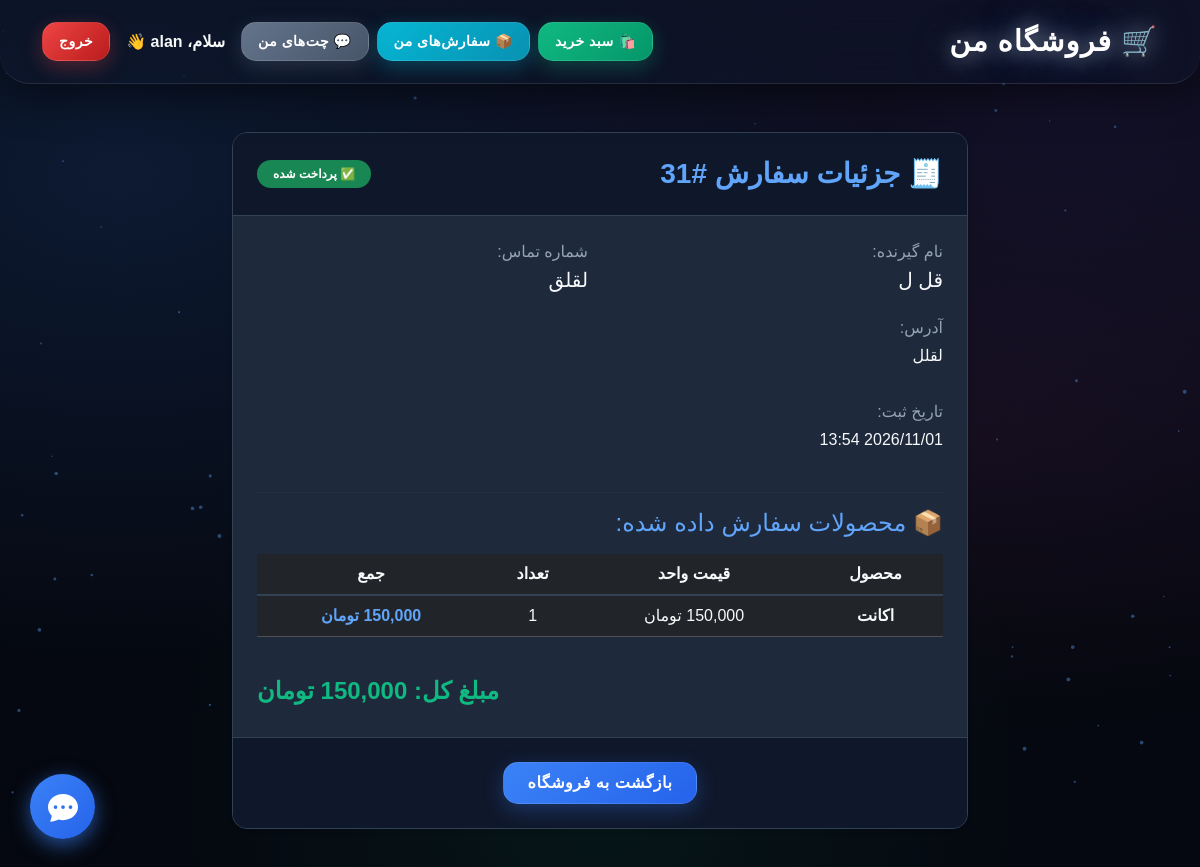
/payment/result/31/ (signed in), run on the app's committed database.
### store/models.py (models this page shows, shortened)
class Order(models.Model):
    user = models.ForeignKey(User, on_delete=models.SET_NULL, null=True, blank=True, verbose_name='کاربر')
    first_name = models.CharField(max_length=50, verbose_name='نام')
    last_name = models.CharField(max_length=50, verbose_name='نام خانوادگی')
    phone = models.CharField(max_length=15, verbose_name='شماره تماس')
    address = models.TextField(verbose_name='آدرس')
    extra_info = models.CharField(max_length=255, blank=True, null=True, verbose_name='اطلاعات اضافی سفارش')
    created = models.DateTimeField(auto_now_add=True, verbose_name='تاریخ ثبت')
    updated = models.DateTimeField(auto_now=True)
    paid = models.BooleanField(default=False, verbose_name='پرداخت شده')
    authority = models.CharField(max_length=255, blank=True, null=True, verbose_name='شناسه پرداخت')
    amount_sent = models.DecimalField(max_digits=12, decimal_places=0, blank=True, null=True, verbose_name='مبلغ ارسالی (ریال)')
    class Meta:
        ordering = ('-created',)
        verbose_name = 'سفارش'
        verbose_name_plural = 'سفارش‌ها'
    def get_total_cost(self): return sum(item.get_cost() for item in self.items.all())

class OrderItem(models.Model):
    order = models.ForeignKey(Order, related_name='items', on_delete=models.CASCADE, verbose_name='سفارش')
    product = models.ForeignKey(Product, related_name='order_items', on_delete=models.CASCADE, verbose_name='محصول')
    price = models.DecimalField(max_digits=10, decimal_places=2, verbose_name='قیمت')
    quantity = models.PositiveIntegerField(default=1, verbose_name='تعداد')
    class Meta:
        verbose_name = 'آیتم سفارش'
        verbose_name_plural = 'آیتم‌های سفارش'
    def get_cost(self): return self.price * self.quantity

class Product(models.Model):
    category = models.ForeignKey(Category, related_name='products', on_delete=models.CASCADE)
    name = models.CharField(max_length=200, db_index=True)
    slug = models.SlugField(max_length=200, db_index=True)
    image = models.ImageField(upload_to='products/%Y/%m/%d', blank=True)
    description = models.TextField(blank=True)
    extra_info_label = models.CharField(max_length=100, blank=True, null=True, verbose_name='برچسب اطلاعات اضافی')
    price = models.DecimalField(max_digits=10, decimal_places=2)
    stock = models.PositiveIntegerField(default=0)
    available = models.BooleanField(default=True)
    created = models.DateTimeField(auto_now_add=True)
    updated = models.DateTimeField(auto_now=True)
    class Meta:
        ordering = ('name',)
        verbose_name = 'محصول'
        verbose_name_plural = 'محصولات'
        indexes = [models.Index(fields=['id', 'slug'])]

### store/views.py (the view)
# urls.py: path('payment/result/<int:order_id>/', views.payment_result, name='payment_result'),
@login_required
def payment_result(request, order_id):
    order = get_object_or_404(Order, id=order_id, user=request.user)
    track_id = request.GET.get('trackId')
    success = request.GET.get('success')
    if success == '1' and track_id:
        try:
            verify_url = "https://gateway.zibal.ir/v1/verify"
            payload = {"merchant": "zibal", "trackId": int(track_id)}
            response = requests.post(verify_url, json=payload, timeout=10)
            result = response.json()
            if result.get('result') in [100, 201]:
                order.paid = True
                order.save()
                messages.success(request, f"پرداخت با موفقیت تایید شد. کد پیگیری: {result.get('refNumber', track_id)}")
            else:
                messages.error(request, f"پرداخت تایید نشد. کد خطا: {result.get('result')}")
        except Exception as e:
            messages.error(request, f"خطا در استعلام از زیبال: {str(e)}")
    else:
        messages.error(request, "پرداخت لغو شد یا ناموفق بود.")
    return render(request, 'store/order/detail.html', {'order': order})

### store/templatetags/price_filters.py (called while the page is built)
@register.filter
def comma_price(value):
    try:
        value = int(float(value))
        return f"{value:,}"
    except (ValueError, TypeError):
        return value

### store/templates/store/order/detail.html (shortened to what this page needs)
{% extends "store/base.html" %}
{% load price_filters %}
{% block content %}
    <div class="row justify-content-center mt-5">
        <div class="col-md-8">
            <div class="card shadow-sm animate-in" style="background: #1e293b; border: 1px solid #334155; border-radius: 15px; overflow: hidden;">
                <div class="p-4 d-flex justify-content-between align-items-center" style="background: #0f172a; border-bottom: 1px solid #334155;">
                    <h3 class="mb-0 fw-bold" style="color: #60a5fa;">🧾 جزئیات سفارش #{{ order.id }}</h3>
                    {% if order.paid %}
                        <span class="badge bg-success px-3 py-2 rounded-pill">✅ پرداخت شده</span>
                    {% else %}
                        <span class="badge bg-warning text-dark px-3 py-2 rounded-pill">⏳ در انتظار پرداخت</span>
                    {% endif %}
                </div>
                <div class="p-4 text-light">
                    <div class="row mb-4">
                        <div class="col-md-6">
                            <p class="mb-1" style="color: #94a3b8;">نام گیرنده:</p>
                            <h5>{{ order.first_name }} {{ order.last_name }}</h5>
                        </div>
                        <div class="col-md-6">
                            <p class="mb-1" style="color: #94a3b8;">شماره تماس:</p>
                            <h5>{{ order.phone }}</h5>
                        </div>
                        <div class="col-12 mt-3">
                            <p class="mb-1" style="color: #94a3b8;">آدرس:</p>
                            <p>{{ order.address }}</p>
                        </div>
                        <div class="col-12 mt-3">
                            <p class="mb-1" style="color: #94a3b8;">تاریخ ثبت:</p>
                            <p>{{ order.created|date:"Y/m/d H:i" }}</p>
                        </div>
                    </div>
                    <hr style="border-color: #334155;">
                    <h4 class="mb-3" style="color: #60a5fa;">📦 محصولات سفارش داده شده:</h4>
                    <div class="table-responsive">
                        <table class="table table-dark text-center align-middle" style="background: transparent;">
                            <thead>
                                <tr style="border-bottom: 2px solid #334155;">
                                    <th class="text-light">محصول</th>
                                    <th class="text-light">قیمت واحد</th>
                                    <th class="text-light">تعداد</th>
                                    <th class="text-light">جمع</th>
                                </tr>
                            </thead>
                            <tbody>
                                {% for item in order.items.all %}
                                    <tr>
                                        <td class="fw-bold text-light">{{ item.product.name }}</td>
                                        <td class="text-light">{{ item.price|comma_price }} تومان</td>
                                        <td class="text-light">{{ item.quantity }}</td>
                                        <td class="fw-bold" style="color: #60a5fa;">{{ item.get_cost|comma_price }} تومان</td>
                                    </tr>
                                {% endfor %}
                            </tbody>
                        </table>
                    </div>
                    <div class="mt-4 text-end">
                        <h4 class="fw-bold" style="color: #10b981;">مبلغ کل: {{ order.get_total_cost|comma_price }} تومان</h4>
                    </div>
                </div>
                <div class="p-4 text-center" style="background: #0f172a; border-top: 1px solid #334155;">
                    <a href="{% url 'store:product_list' %}" class="btn btn-primary px-4 py-2">بازگشت به فروشگاه</a>
                </div>
            </div>
        </div>
    </div>
{% endblock %}

### store/templates/store/base.html (style rules this page uses)
body { background-color: #050810; background-image: radial-gradient(at 10% 20%, rgba(59, 130, 246, 0.15) 0px, transparent 50%), radial-gradient(at 90% 10%, rgba(139, 92, 246, 0.1) 0px, transparent 50%), radial-gradient(at 50% 90%, rgba(16, 185, 129, 0.08) 0px, transparent 50%), radial-gradient(at 80% 50%, rgba(236, 72, 153, 0.05) 0px, transparent 50%); background-attachment: fixed; font-family: 'Vazirmatn', Tahoma, sans-serif; color: #e2e8f0; overflow-x: hidden; min-height: 100vh; position: relative; }
.card { transition: all 0.6s cubic-bezier(0.175, 0.885, 0.32, 1.275); border: 1px solid rgba(255, 255, 255, 0.1); background: linear-gradient(145deg, rgba(30, 41, 59, 0.6), rgba(15, 23, 42, 0.4)); backdrop-filter: blur(25px); -webkit-backdrop-filter: blur(25px); color: #e2e8f0; border-radius: 25px; overflow: hidden; box-shadow: 0 15px 35px rgba(0, 0, 0, 0.5), inset 0 1px 0 rgba(255, 255, 255, 0.2); position: relative; transform-style: preserve-3d; }
.btn { font-family: 'Vazirmatn', Tahoma, sans-serif; border-radius: 15px; transition: all 0.3s cubic-bezier(0.175, 0.885, 0.32, 1.275); font-weight: 700; letter-spacing: 0.5px; border: 1px solid rgba(255, 255, 255, 0.1); text-transform: uppercase; position: relative; overflow: hidden; z-index: 1; color: white; }
.btn::before { content: ''; position: absolute; top: 50%; left: 50%; width: 0; height: 0; background: rgba(255, 255, 255, 0.2); border-radius: 50%; transform: translate(-50%, -50%); transition: width 0.6s ease, height 0.6s ease; z-index: -1; }
.btn-primary { background: linear-gradient(135deg, #3b82f6 0%, #2563eb 100%); box-shadow: 0 6px 20px rgba(59, 130, 246, 0.3); }
.animate-in { animation: fadeInUp 1s cubic-bezier(0.175, 0.885, 0.32, 1.275) forwards; opacity: 0; }
.table { color: #e2e8f0; }

### data on the page
Order: id "31", first_name "قل", last_name "ل", phone "لقلق", address "لقلل", created "2026/11/01 13:54", get_total_cost|comma_price "150,000"
OrderItem: product.name "اکانت", price|comma_price "150,000", quantity "1", get_cost|comma_price "150,000"
